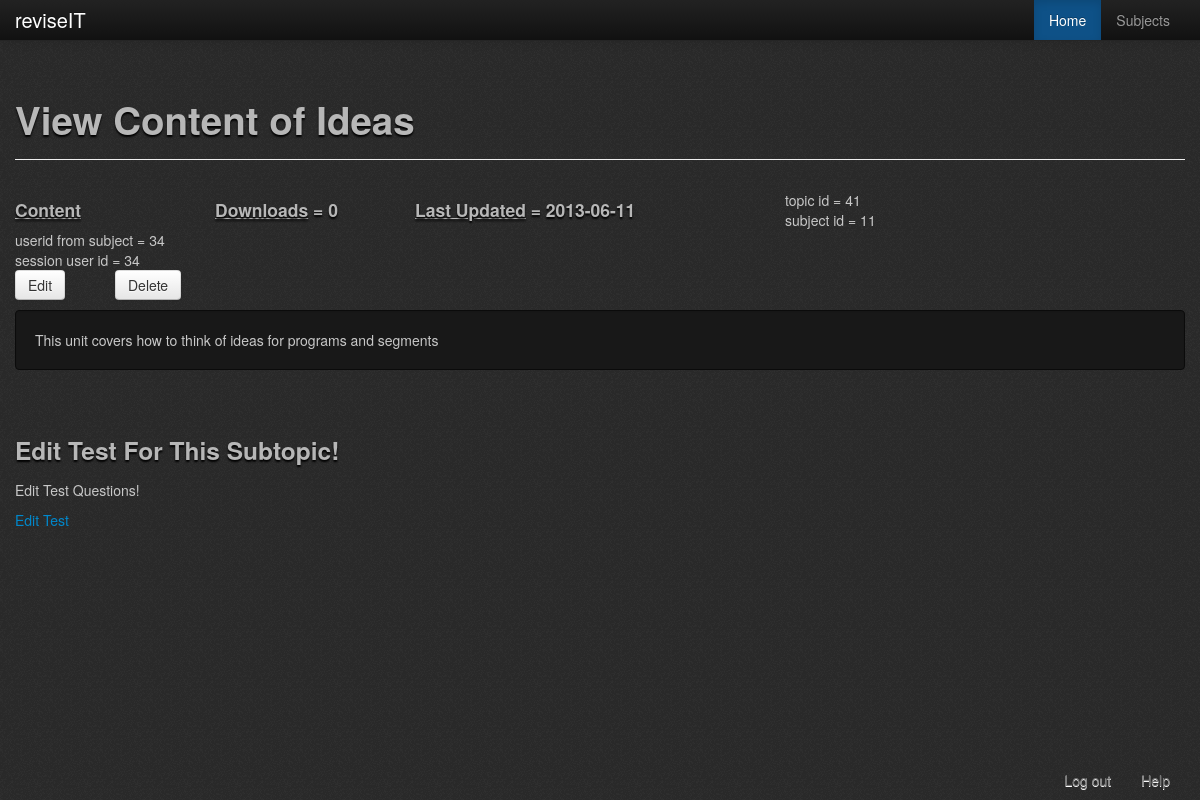
The app's page /php/contents/content.php?ID=93 (signed in), older data.
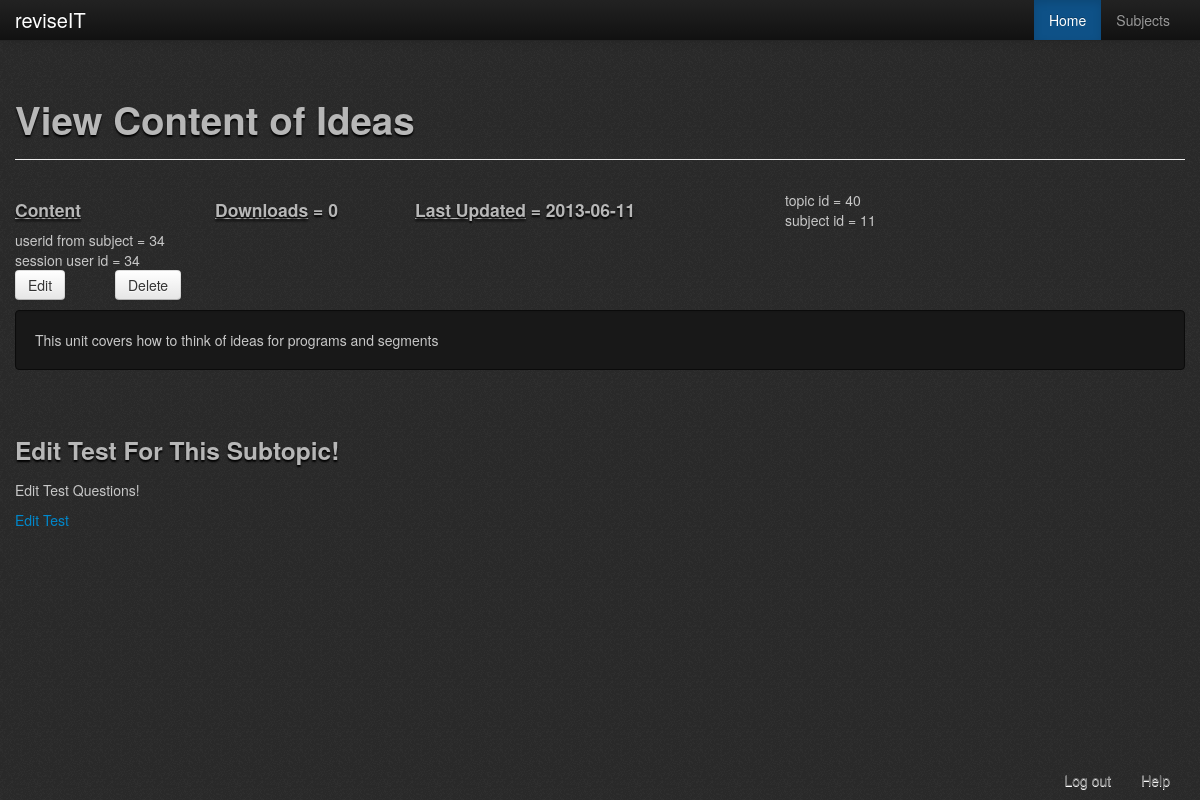
The same page, newer data.
### tables this page shows
CREATE TABLE IF NOT EXISTS `subtopic` (
  `SubtopicID` int(11) NOT NULL AUTO_INCREMENT,
  `SubtopicName` varchar(50) NOT NULL,
  `TopicID` int(11) NOT NULL,
  `SubtopicBriefDescription` text NOT NULL,
  `Content` text NOT NULL,
  `Downloads` int(11) NOT NULL,
  `DateUpdated` date NOT NULL,
  PRIMARY KEY (`SubtopicID`),
  KEY `FK_subtopic` (`TopicID`)
);

CREATE TABLE IF NOT EXISTS `topic` (
  `TopicID` int(5) NOT NULL AUTO_INCREMENT,
  `TopicName` text NOT NULL,
  `SubjectID` int(11) NOT NULL,
  `SubjectCode` varchar(50) NOT NULL,
  `deletionStatus` tinyint(1) NOT NULL COMMENT '0 = display, 1 = not display',
  `dateupdated` date NOT NULL,
  PRIMARY KEY (`TopicID`),
  KEY `FK_topicsub` (`SubjectID`)
);

CREATE TABLE IF NOT EXISTS `subject` (
  `SubjectID` int(11) NOT NULL AUTO_INCREMENT,
  `SubjectCode` varchar(50) NOT NULL,
  `SubjectName` text NOT NULL,
  `UserID` int(11) NOT NULL,
  `Dateupdated` date NOT NULL,
  PRIMARY KEY (`SubjectID`),
  KEY `FK_subject` (`UserID`)
);

### php/contents/content.php (the view, shortened to what this page needs)
<?php
	include '../check_logged_in.php';
	$subtopic_ID = $_GET['ID'];
?>
<!DOCTYPE html>
<html>
	<head>
		<?php
			include '../header_container.php';
		?>
	</head>
	<body>
		<?php
			include 'contents_menu_bar.php';
		?>
		<br /><br />
		<div class="container">
			<div class="page-header bootstro" data-bootstro-placement="bottom" data-bootstro-title="Contents" data-bootstro-content="Welcome to the contents page. This is where the content related to the subtopic. In here you may review the content provided by the coordinator and take tests.">
				<h1>View Content of <?php  try{
			$result = $db->prepare("SELECT * FROM subtopic WHERE SubtopicID =:id");
			$result->bindParam("id", $subtopic_ID);
			$result->execute();
			while($row = $result->fetch(PDO::FETCH_ASSOC))
			{
				echo $row['SubtopicName'];
			}
		}
		catch(PDOException $e)
		{
			echo "error";
		} ?></h1>
			</div>
			<div class='row-fluid'>
				<?php
					echo "<div class='span12'>";
						echo"<div class='row-fluid'>";
							echo "<div class='span2'><h4><u>Content</u></h4></div>";
					try{
							$result = $db->prepare("SELECT * FROM subtopic WHERE SubtopicID =:id");
							$result->bindParam("id", $subtopic_ID);
							$result->execute();
							while($row = $result->fetch(PDO::FETCH_ASSOC))
							{
								echo "<div class='span2'><h4><u>Downloads</u> = ".$row['Downloads']."</h4></div>";
								echo "<div class='span4'><h4><u>Last Updated</u> = ".$row['DateUpdated']."</h4></div>";
									include '../checkCoord.php';
										if($coordCorrect == true)
										{
										echo "<div class='row-fluid'>";
											if($row['Content'] == null)
											{
												echo "<div class='span1'><a class='btn' href='editCont.php?ID=".$row['SubtopicID']."'>Add</a></div>";
											}
											else
											{
												echo "<div class='span1'><a class='btn' href='editCont.php?ID=".$row['SubtopicID']."'>Edit</a></div>";
											}
											echo "<div class='span1'><a class='btn' href='deleteContent.php?ID=".$row['SubtopicID']."'>Delete</a></div>";
										echo "</div>";
										}
								echo "<div class='row-fluid'>";
								if($row['Content'] == null && ($_SESSION['Role'] != 1 || $_SESSION['Role'] != 2))
								{
									echo "<div class='span12'>NO CONTENT IN SUBTOPIC = ".$row['SubtopicName']."<br />Would you like to add some now? <a class='btn' href='editCont.php?ID=".$subtopic_ID."'>Yes</a><br />";
								}
								else
								{
									$str = $row['Content'];
									echo "<div class='span12 well'>".str_replace("\\","",$str)."</div>";
								}
								echo "</div>";
								echo "<br />";
								if ($coordCorrect == true) { echo "<div class='row-fluid'>
	<div class='span4 bootstro' data-bootstro-placement='bottom' data-bootstro-title='All the subjects' data-bootstro-content='Click on the link to edit the test questions for this subtopic.'>
		<h3>Edit Test For This Subtopic!</h3>
		<p>Edit Test Questions!</p>
		<a href='EditTestQuestions.php?ID=".$row['SubtopicID']."'>Edit Test</a></div></div>
</div><br /><br />";
	include '../footer.php';
echo"</body>
</html> ";
exit;
								}
							}
						}
				catch(PDOException $e)
				{
					echo "Not working";
				}
				?>
		<?php
			include '../footer.php';
		?>

### php/checkCoord.php (shortened to what this page needs)
<?php
include 'getConnection.php';
$result0 = $db->prepare("SELECT TopicID FROM subtopic WHERE SubtopicID=:id");
$result0->bindParam("id", $subtopic_ID);
$result0->execute();
$row0 = $result0->fetch(PDO::FETCH_ASSOC);
$topicID = $row0['TopicID'];
$result1 = $db->prepare("SELECT SubjectID FROM topic WHERE TopicID=:id");
$result1->bindParam("id", $topicID);
$result1->execute();
$row1 = $result1->fetch(PDO::FETCH_ASSOC);
$subjectid = $row1['SubjectID'];
$result2 = $db->prepare("SELECT UserID FROM subject WHERE subjectID=:subID");
$result2->bindParam("subID", $subjectid);
$result2->execute();
$row2 = $result2->fetch(PDO::FETCH_ASSOC);
echo "topic id = ".$topicID;
echo "<br />";
echo "subject id = ".$subjectid;
echo "<br />";
echo "userid from subject = ".$row2['UserID'];
echo "<br />";
echo "session user id = ".$_SESSION['UserID'];
if($row2['UserID'] == $_SESSION['UserID'])
{
	$coordCorrect = true;
}
?>

### php/footer.php
<div class="navbar navbar-fixed-bottom">
	<div class="container">
		<div class="nav-collapse collapse">
			<ul class="nav pull-right">
				<li><a href="../logout.php">Log out</a></li>
				<li><a href="#" id="help">Help</a></li>
			</ul>
		</div>
	</div>
</div>

Row changes from the older to the newer data that the page shows:
changed subtopic "Ideas": TopicID "41" → "40"
